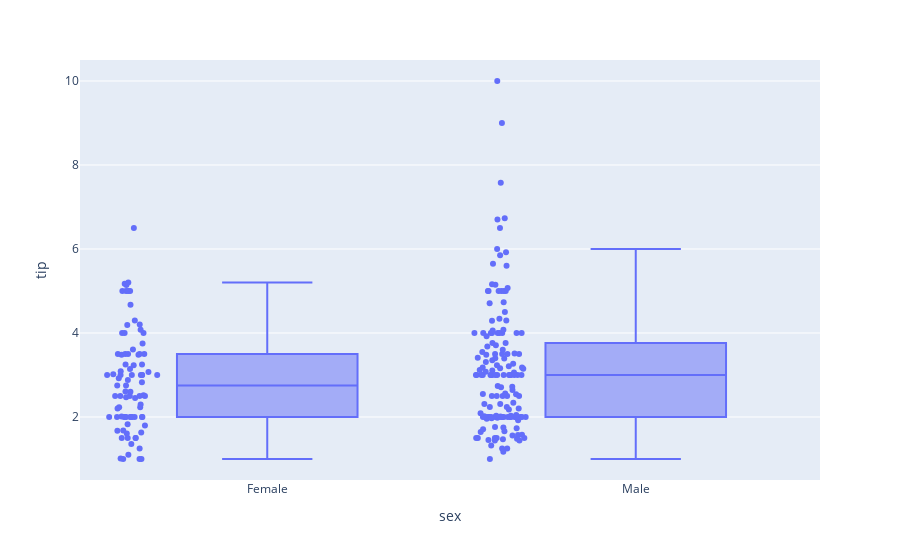
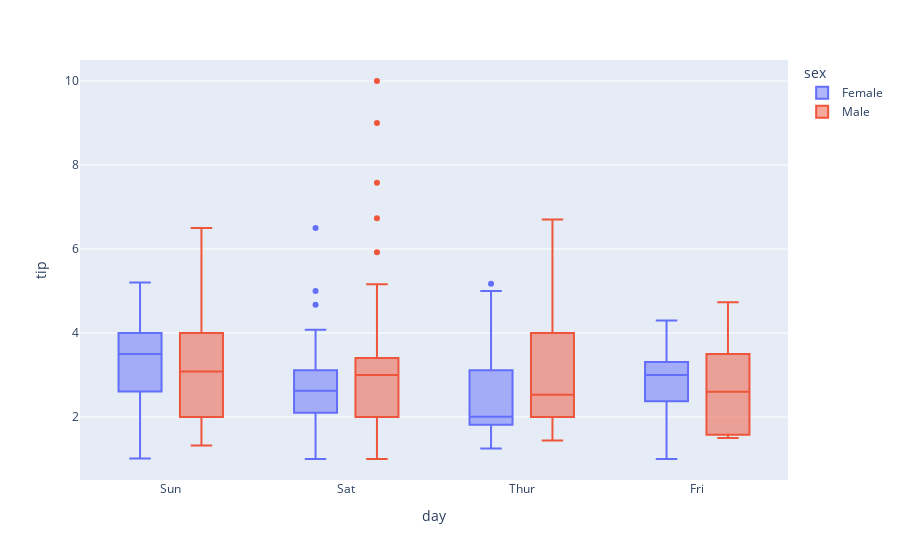
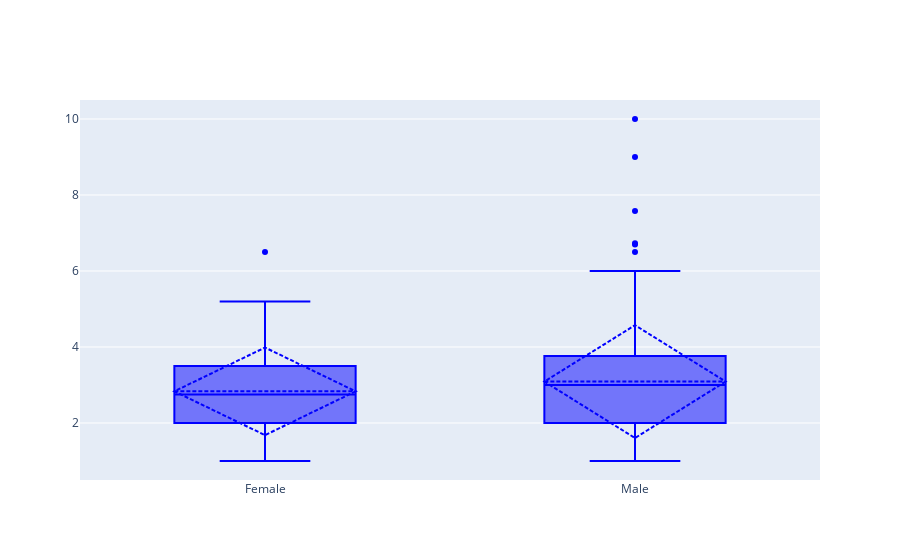

The notebook cell these images were saved under, in order:
### Code cell
# Step 7: Show the box plots
basic_box_plot.show()
box_plot_by_day.show()
customized_box_plot.show()
complex_box_plot.show()

### Figure 1 — Plotly figure (JSON) as saved in the notebook; plotly's stock layout.template omitted (floating-point values rounded to 4 significant figures; data arrays with more than 128 entries replaced by an {"elided": "..."} marker saying what was removed)
{"data": [{"alignmentgroup": "True", "boxpoints": "all", "hovertemplate": "sex=%{x}<br>tip=%{y}<extra></extra>", "legendgroup": "", "marker": {"color": "#636efa"}, "name": "", "notched": false, "offsetgroup": "", "orientation": "v", "showlegend": false, "type": "box", "x": {"elided": "244 str values"}, "x0": " ", "xaxis": "x", "y": {"elided": "244 float values"}, "y0": " ", "yaxis": "y"}], "layout": {"boxmode": "group", "legend": {"tracegroupgap": 0}, "margin": {"t": 60}, "xaxis": {"anchor": "y", "domain": [0, 1], "title": {"text": "sex"}}, "yaxis": {"anchor": "x", "domain": [0, 1], "title": {"text": "tip"}}}}

### Figure 2 — Plotly figure (JSON) as saved in the notebook; plotly's stock layout.template omitted (floating-point values rounded to 4 significant figures; data arrays with more than 128 entries replaced by an {"elided": "..."} marker saying what was removed)
{"data": [{"alignmentgroup": "True", "hovertemplate": "sex=Female<br>day=%{x}<br>tip=%{y}<extra></extra>", "legendgroup": "Female", "marker": {"color": "#636efa"}, "name": "Female", "notched": false, "offsetgroup": "Female", "orientation": "v", "showlegend": true, "type": "box", "x": ["Sun", "Sun", "Sun", "Sun", "Sun", "Sun", "Sat", "Sat", "Sat", "Sat", "Sat", "Sat", "Sun", "Sun", "Sat", "Sat", "Sat", "Sat", "Sat", "Sat", "Sat", "Thur", "Thur", "Fri", "Fri", "Fri", "Fri", "Fri", "Sat", "Sat", "Sat", "Sat", "Sat", "Sun", "Sun", "Thur", "Thur", "Thur", "Thur", "Thur", "Thur", "Thur", "Thur", "Thur", "Thur", "Thur", "Thur", "Thur", "Thur", "Thur", "Thur", "Thur", "Thur", "Thur", "Thur", "Thur", "Thur", "Sun", "Sun", "Sun", "Sun", "Sun", "Sat", "Sat", "Sun", "Sun", "Sun", "Thur", "Thur", "Thur", "Thur", "Thur", "Thur", "Thur", "Sat", "Sat", "Sat", "Sat", "Sat", "Fri", "Fri", "Fri", "Fri", "Sat", "Sat", "Sat", "Thur"], "x0": " ", "xaxis": "x", "y": [1.01, 3.61, 5, 3.02, 1.67, 3.5, 2.75, 2.23, 3, 3, 2.45, 3.07, 2.6, 5.2, 1.5, 2.47, 1, 3, 3.14, 5, 2.2, 1.83, 5.17, 1, 4.3, 3.25, 2.5, 3, 2.5, 3.48, 4.08, 4, 1, 4, 3.5, 1.5, 1.8, 2.92, 1.68, 2.52, 4.2, 2, 2, 2.83, 1.5, 2, 3.25, 1.25, 2, 2, 2.75, 3.5, 5, 2.3, 1.5, 1.36, 1.63, 5.14, 3.75, 2.61, 2, 3, 1.61, 2, 4, 3.5, 3.5, 4.19, 5, 2, 2.01, 2, 2.5, 3.23, 2.23, 2.5, 6.5, 1.1, 3.09, 3.48, 3, 2.5, 2, 2.88, 4.67, 2, 3], "y0": " ", "yaxis": "y"}, {"alignmentgroup": "True", "hovertemplate": "sex=Male<br>day=%{x}<br>tip=%{y}<extra></extra>", "legendgroup": "Male", "marker": {"color": "#EF553B"}, "name": "Male", "notched": false, "offsetgroup": "Male", "orientation": "v", "showlegend": true, "type": "box", "x": {"elided": "157 str values"}, "x0": " ", "xaxis": "x", "y": {"elided": "157 float values"}, "y0": " ", "yaxis": "y"}], "layout": {"boxmode": "group", "legend": {"title": {"text": "sex"}, "tracegroupgap": 0}, "margin": {"t": 60}, "xaxis": {"anchor": "y", "domain": [0, 1], "title": {"text": "day"}}, "yaxis": {"anchor": "x", "domain": [0, 1], "title": {"text": "tip"}}}}

### Figure 3 — Plotly figure (JSON) as saved in the notebook; plotly's stock layout.template omitted (floating-point values rounded to 4 significant figures; data arrays with more than 128 entries replaced by an {"elided": "..."} marker saying what was removed)
{"data": [{"boxmean": "sd", "marker": {"color": "blue"}, "type": "box", "x": {"elided": "244 str values"}, "y": {"elided": "244 float values"}}], "layout": {}}
